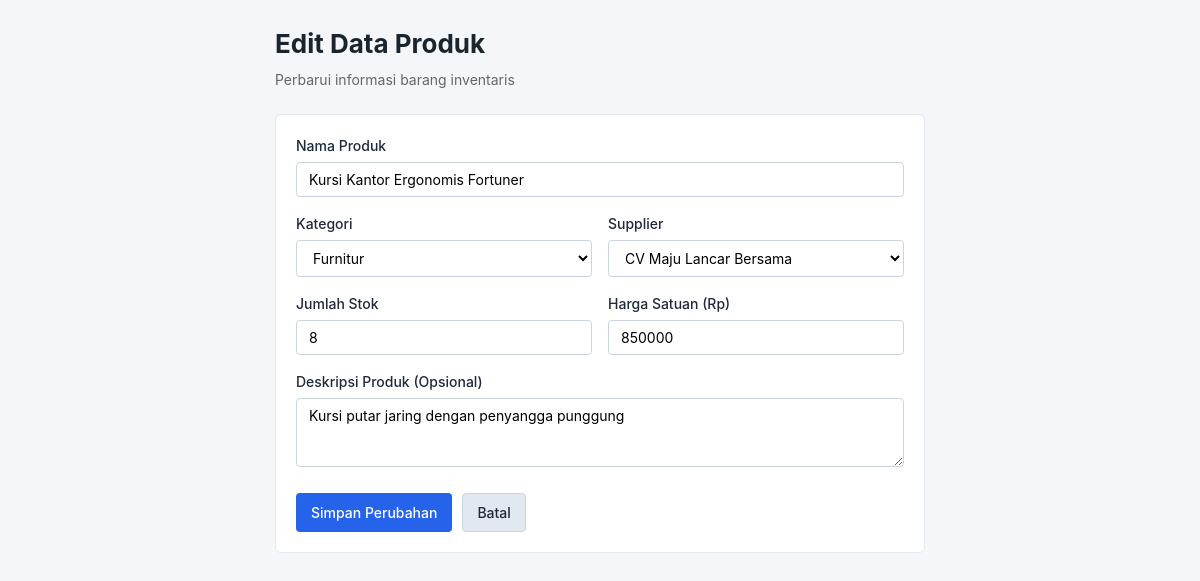
The app's page /edit.php?id=4 with its own data.
### tables this page shows
CREATE TABLE produk (
    id INT AUTO_INCREMENT PRIMARY KEY,
    nama_produk VARCHAR(150) NOT NULL,
    id_kategori INT NOT NULL,
    id_supplier INT NOT NULL,
    stok INT NOT NULL,
    harga INT NOT NULL,
    deskripsi TEXT,
    CONSTRAINT fk_produk_kategori FOREIGN KEY (id_kategori) REFERENCES kategori(id) ON UPDATE CASCADE ON DELETE RESTRICT,
    CONSTRAINT fk_produk_supplier FOREIGN KEY (id_supplier) REFERENCES supplier(id) ON UPDATE CASCADE ON DELETE RESTRICT
);

CREATE TABLE kategori (
    id INT AUTO_INCREMENT PRIMARY KEY,
    nama_kategori VARCHAR(100) NOT NULL
);

CREATE TABLE supplier (
    id INT AUTO_INCREMENT PRIMARY KEY,
    nama_supplier VARCHAR(100) NOT NULL,
    no_telp VARCHAR(20) NOT NULL,
    alamat TEXT NOT NULL
);

### edit.php (the view, shortened to what this page needs)
<?php
$pdo = Database::getInstance()->getConnection();
$id = isset($_GET['id']) ? (int)$_GET['id'] : 0;
$stmt = $pdo->prepare("SELECT * FROM produk WHERE id = :id");
$stmt->execute([':id' => $id]);
$produk = $stmt->fetch();
$kategoriList = $pdo->query("SELECT * FROM kategori ORDER BY nama_kategori ASC")->fetchAll();
$supplierList = $pdo->query("SELECT * FROM supplier ORDER BY nama_supplier ASC")->fetchAll();
$nama_produk = $produk['nama_produk'];
$id_kategori = $produk['id_kategori'];
$id_supplier = $produk['id_supplier'];
$stok = $produk['stok'];
$harga = $produk['harga'];
$deskripsi = $produk['deskripsi'];
?>
<!DOCTYPE html>
<html lang="id">
<head>
    <link rel="stylesheet" href="style.css">
</head>
<body>
    <div class="container container-sm">
        <header class="header">
            <h1>Edit Data Produk</h1>
            <p>Perbarui informasi barang inventaris</p>
        </header>
        <div class="card">
            <form action="edit.php?id=<?php echo $id; ?>" method="POST">
                <div class="form-group">
                    <label for="nama_produk">Nama Produk</label>
                    <input type="text" id="nama_produk" name="nama_produk" value="<?php echo htmlspecialchars($nama_produk); ?>" required>
                </div>
                <div class="form-row">
                    <div class="form-group">
                        <label for="id_kategori">Kategori</label>
                        <select id="id_kategori" name="id_kategori" required>
                            <?php foreach ($kategoriList as $kat): ?>
                                <option value="<?php echo (int)$kat['id']; ?>" <?php echo (int)$id_kategori === (int)$kat['id'] ? 'selected' : ''; ?>>
                                    <?php echo htmlspecialchars($kat['nama_kategori']); ?>
                                </option>
                            <?php endforeach; ?>
                        </select>
                    </div>
                    <div class="form-group">
                        <label for="id_supplier">Supplier</label>
                        <select id="id_supplier" name="id_supplier" required>
                            <?php foreach ($supplierList as $sup): ?>
                                <option value="<?php echo (int)$sup['id']; ?>" <?php echo (int)$id_supplier === (int)$sup['id'] ? 'selected' : ''; ?>>
                                    <?php echo htmlspecialchars($sup['nama_supplier']); ?>
                                </option>
                            <?php endforeach; ?>
                        </select>
                    </div>
                </div>
                <div class="form-row">
                    <div class="form-group">
                        <label for="stok">Jumlah Stok</label>
                        <input type="number" id="stok" name="stok" min="0" value="<?php echo htmlspecialchars((string)$stok); ?>" required>
                    </div>
                    <div class="form-group">
                        <label for="harga">Harga Satuan (Rp)</label>
                        <input type="number" id="harga" name="harga" min="0" value="<?php echo htmlspecialchars((string)$harga); ?>" required>
                    </div>
                </div>
                <div class="form-group">
                    <label for="deskripsi">Deskripsi Produk (Opsional)</label>
                    <textarea id="deskripsi" name="deskripsi" rows="3"><?php echo htmlspecialchars($deskripsi); ?></textarea>
                </div>
                <div class="form-actions">
                    <button type="submit" class="btn btn-primary">Simpan Perubahan</button>
                    <a href="index.php" class="btn btn-light">Batal</a>
                </div>
            </form>
        </div>
    </div>
</body>
</html>

### style.css (style rules this page uses)
* { box-sizing: border-box; margin: 0; padding: 0; font-family: -apple-system, BlinkMacSystemFont, "Segoe UI", Roboto, Helvetica, Arial, sans-serif; }
body { background-color: #f4f6f9; color: #333333; line-height: 1.5; padding: 24px 16px; }
.container { max-width: 1050px; margin: 0 auto; }
.container-sm { max-width: 650px; }
.header { margin-bottom: 24px; }
.header h1 { font-size: 26px; font-weight: 700; color: #1a252f; margin-bottom: 6px; }
.header p { color: #666666; font-size: 14px; }
.card { background: #ffffff; border: 1px solid #e2e8f0; border-radius: 6px; padding: 20px; margin-bottom: 20px; overflow-x: auto; }
.btn { display: inline-block; padding: 8px 14px; font-size: 14px; font-weight: 500; text-decoration: none; border-radius: 4px; border: 1px solid transparent; cursor: pointer; }
.btn-primary { background-color: #2563eb; color: #ffffff; }
.btn-light { background-color: #e2e8f0; color: #1e293b; border-color: #cbd5e1; }
.form-group { margin-bottom: 16px; }
.form-row { display: flex; gap: 16px; }
.form-row .form-group { flex: 1; }
label { display: block; margin-bottom: 6px; font-size: 14px; font-weight: 500; color: #1e293b; }
input[type="text"], input[type="number"], select, textarea { width: 100%; padding: 8px 12px; border: 1px solid #cbd5e1; border-radius: 4px; font-size: 14px; background-color: #ffffff; }
.form-actions { display: flex; gap: 10px; margin-top: 20px; }

### records on screen
produk: nama_produk "Kursi Kantor Ergonomis Fortuner", id_kategori "Furnitur", id_supplier "CV Maju Lancar Bersama", stok "8", harga "850000", deskripsi "Kursi putar jaring dengan penyangga punggung"
